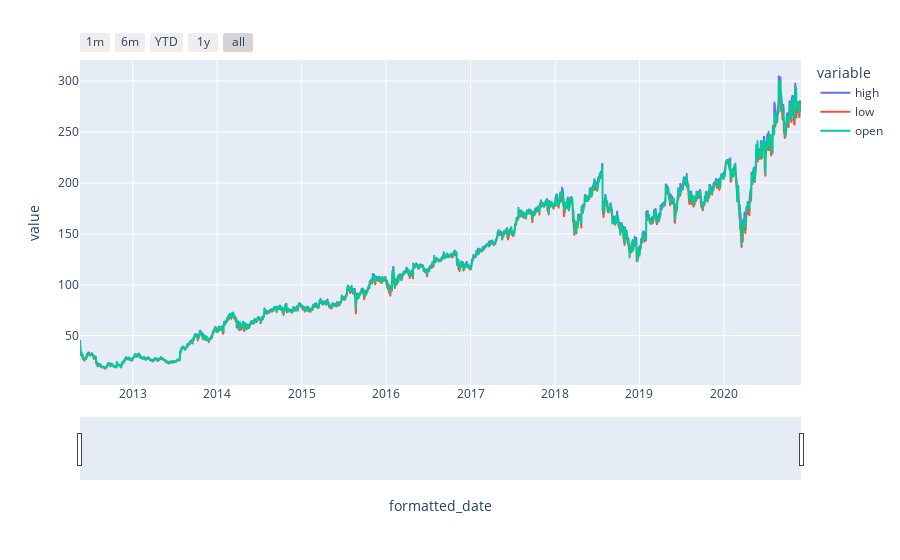

The code cell stored with this chart in its notebook:
### Markdown cell above
## FB

### Code cell
lookat_Data('FB', ['2010-01-01', '2020-12-01', 'daily'])

### Figure 1 — Plotly figure (JSON) as saved in the notebook; plotly's stock layout.template omitted (floating-point values rounded to 4 significant figures; data arrays with more than 128 entries replaced by an {"elided": "..."} marker saying what was removed)
{"data": [{"hovertemplate": "variable=high<br>formatted_date=%{x}<br>value=%{y}<extra></extra>", "legendgroup": "high", "line": {"color": "#636efa", "dash": "solid"}, "mode": "lines", "name": "high", "showlegend": true, "type": "scattergl", "x": {"elided": "2148 str values"}, "xaxis": "x", "y": {"elided": "2148 float values"}, "yaxis": "y"}, {"hovertemplate": "variable=low<br>formatted_date=%{x}<br>value=%{y}<extra></extra>", "legendgroup": "low", "line": {"color": "#EF553B", "dash": "solid"}, "mode": "lines", "name": "low", "showlegend": true, "type": "scattergl", "x": {"elided": "2148 str values"}, "xaxis": "x", "y": {"elided": "2148 float values"}, "yaxis": "y"}, {"hovertemplate": "variable=open<br>formatted_date=%{x}<br>value=%{y}<extra></extra>", "legendgroup": "open", "line": {"color": "#00cc96", "dash": "solid"}, "mode": "lines", "name": "open", "showlegend": true, "type": "scattergl", "x": {"elided": "2148 str values"}, "xaxis": "x", "y": {"elided": "2148 float values"}, "yaxis": "y"}], "layout": {"legend": {"title": {"text": "variable"}, "tracegroupgap": 0}, "margin": {"t": 60}, "xaxis": {"anchor": "y", "domain": [0, 1], "rangeselector": {"buttons": [{"count": 1, "label": "1m", "step": "month", "stepmode": "backward"}, {"count": 6, "label": "6m", "step": "month", "stepmode": "backward"}, {"count": 1, "label": "YTD", "step": "year", "stepmode": "todate"}, {"count": 1, "label": "1y", "step": "year", "stepmode": "backward"}, {"step": "all"}]}, "rangeslider": {"visible": true}, "title": {"text": "formatted_date"}}, "yaxis": {"anchor": "x", "domain": [0, 1], "title": {"text": "value"}}}}
